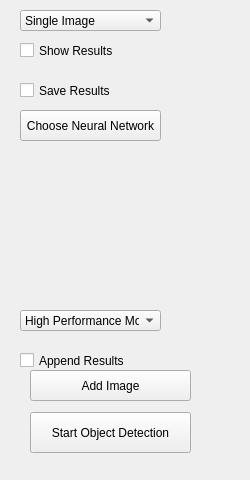
<?xml version="1.0" encoding="UTF-8"?>
<ui version="4.0">
 <class>DetectionControlPanel</class>
 <widget class="QWidget" name="DetectionControlPanel">
  <property name="geometry">
   <rect>
    <x>0</x>
    <y>0</y>
    <width>250</width>
    <height>480</height>
   </rect>
  </property>
  <property name="windowTitle">
   <string>Form</string>
  </property>
  <widget class="QCheckBox" name="saveResults">
   <property name="geometry">
    <rect>
     <x>20</x>
     <y>70</y>
     <width>111</width>
     <height>41</height>
    </rect>
   </property>
   <property name="text">
    <string>Save Results</string>
   </property>
  </widget>
  <widget class="QCheckBox" name="showResults">
   <property name="geometry">
    <rect>
     <x>20</x>
     <y>30</y>
     <width>111</width>
     <height>41</height>
    </rect>
   </property>
   <property name="text">
    <string>Show Results</string>
   </property>
  </widget>
  <widget class="QPushButton" name="addImage">
   <property name="geometry">
    <rect>
     <x>30</x>
     <y>370</y>
     <width>161</width>
     <height>31</height>
    </rect>
   </property>
   <property name="text">
    <string>Add Image</string>
   </property>
  </widget>
  <widget class="DeviceCheckBoxManager" name="CheckBoxWidget" native="true">
   <property name="geometry">
    <rect>
     <x>20</x>
     <y>160</y>
     <width>141</width>
     <height>121</height>
    </rect>
   </property>
  </widget>
  <widget class="QCheckBox" name="appendResults">
   <property name="geometry">
    <rect>
     <x>20</x>
     <y>340</y>
     <width>111</width>
     <height>41</height>
    </rect>
   </property>
   <property name="text">
    <string>Append Results</string>
   </property>
  </widget>
  <widget class="QPushButton" name="startObjectDet">
   <property name="geometry">
    <rect>
     <x>30</x>
     <y>412</y>
     <width>161</width>
     <height>41</height>
    </rect>
   </property>
   <property name="text">
    <string>Start Object Detection</string>
   </property>
  </widget>
  <widget class="QComboBox" name="imgAmount">
   <property name="geometry">
    <rect>
     <x>20</x>
     <y>10</y>
     <width>141</width>
     <height>21</height>
    </rect>
   </property>
   <item>
    <property name="text">
     <string>Single Image</string>
    </property>
   </item>
   <item>
    <property name="text">
     <string>More Images</string>
    </property>
   </item>
  </widget>
  <widget class="QPushButton" name="chooseNeuralNetwork">
   <property name="geometry">
    <rect>
     <x>20</x>
     <y>110</y>
     <width>141</width>
     <height>31</height>
    </rect>
   </property>
   <property name="text">
    <string>Choose Neural Network</string>
   </property>
  </widget>
  <widget class="QComboBox" name="mode">
   <property name="geometry">
    <rect>
     <x>20</x>
     <y>310</y>
     <width>141</width>
     <height>21</height>
    </rect>
   </property>
   <item>
    <property name="text">
     <string>High Performance Mode</string>
    </property>
   </item>
   <item>
    <property name="text">
     <string>High Efficiency Mode</string>
    </property>
   </item>
   <item>
    <property name="text">
     <string>Low Power Consumption Mode</string>
    </property>
   </item>
  </widget>
 </widget>
 <customwidgets>
  <customwidget>
   <class>DeviceCheckBoxManager</class>
   <extends>QWidget</extends>
   <header>devicecheckboxmanager.h</header>
   <container>1</container>
  </customwidget>
 </customwidgets>
 <resources/>
 <connections/>
</ui>
